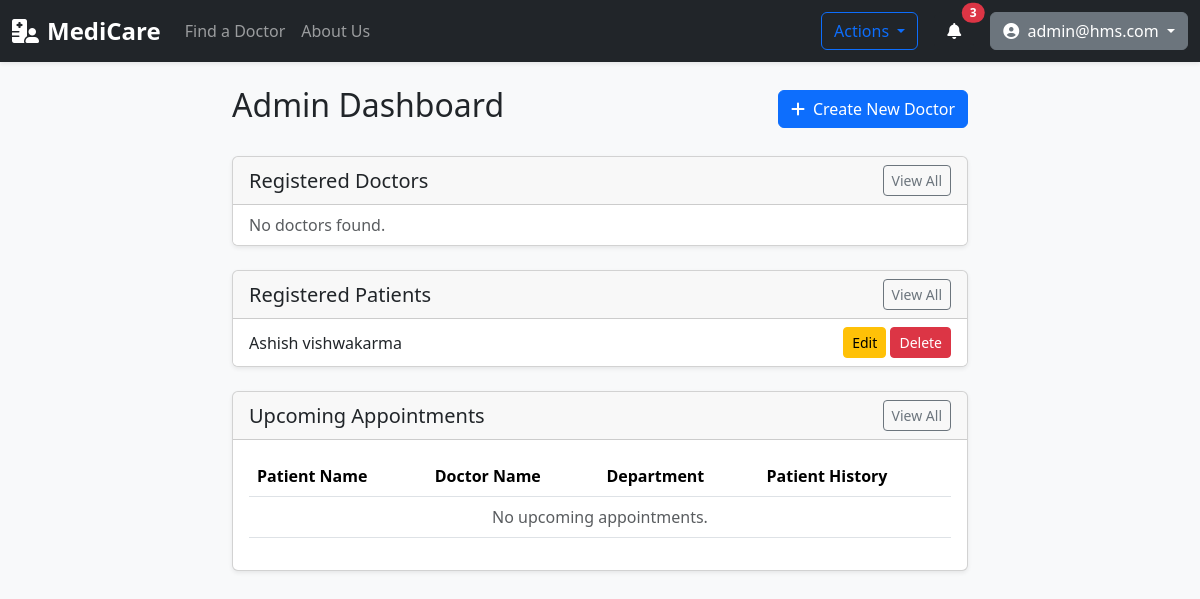
The app's page /admin/dashboard (signed in), older data.
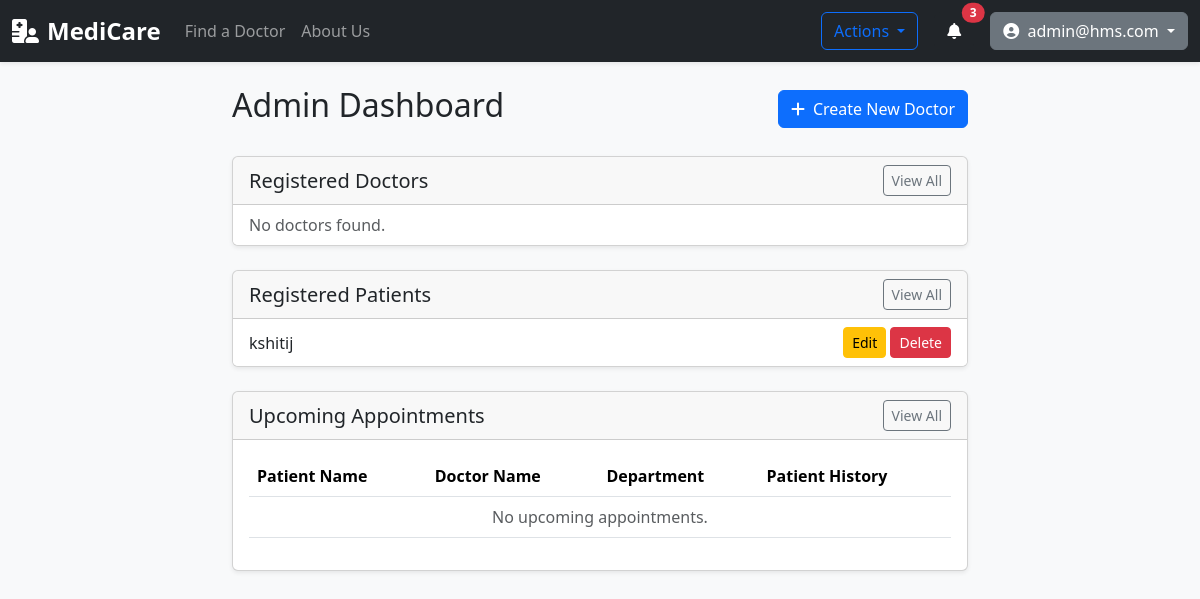
The same page, newer data.
### app/models.py (models this page shows, shortened)
class User(db.Model, UserMixin):
    __tablename__ = 'user'
    id = db.Column(db.Integer, primary_key=True)
    email = db.Column(db.String(120), unique=True, nullable=False)
    password_hash = db.Column(db.String(128), nullable=False)
    role = db.Column(db.String(10), nullable=False)  # 'admin', 'doctor', 'patient'
    created_at = db.Column(db.DateTime, default=datetime.utcnow)
    doctor_profile = db.relationship('DoctorProfile', backref='user', uselist=False, cascade="all, delete-orphan")
    patient_profile = db.relationship('PatientProfile', backref='user', uselist=False, cascade="all, delete-orphan")
    doctor_appointments = db.relationship('Appointment', foreign_keys='Appointment.doctor_id', backref='doctor', lazy=True)
    patient_appointments = db.relationship('Appointment', foreign_keys='Appointment.patient_id', backref='patient', lazy=True)
    availabilities = db.relationship('Availability', backref='doctor', lazy=True, cascade="all, delete-orphan")
    notifications = db.relationship('Notification', backref='user', lazy=True, cascade="all, delete-orphan")
    reviews_given = db.relationship('DoctorReview', foreign_keys='DoctorReview.patient_id', backref='patient', lazy=True)
    reviews_received = db.relationship('DoctorReview', foreign_keys='DoctorReview.doctor_id', backref='doctor', lazy=True)
    @property
    def password(self):
        raise AttributeError('password is not a readable attribute')

class PatientProfile(db.Model):
    __tablename__ = 'patient_profile'
    id = db.Column(db.Integer, primary_key=True)
    user_id = db.Column(db.Integer, db.ForeignKey('user.id'), nullable=False, unique=True)
    full_name = db.Column(db.String(100), nullable=False)
    date_of_birth = db.Column(db.Date)
    gender = db.Column(db.String(10))
    contact_number = db.Column(db.String(20))
    blood_group = db.Column(db.String(5))
    allergies = db.Column(db.Text)
    documents = db.relationship('MedicalDocument', backref='patient', lazy=True)

### app/routes/admin_routes.py (the view)
@admin_bp.route('/dashboard')
@login_required
def dashboard():
    if current_user.role != 'admin':
        flash('You are not authorized to access this page.', 'danger')
        return redirect(url_for('main.home'))
    doctors = User.query.filter_by(role='doctor').limit(5).all()
    patients = User.query.filter_by(role='patient').limit(5).all()
    upcoming_appointments = Appointment.query.filter(
        Appointment.status == 'Booked',
        Appointment.appointment_datetime >= datetime.now()
    ).order_by(Appointment.appointment_datetime.asc()).limit(5).all()
    return render_template(
        'admin/dashboard.html',
        title='Admin Dashboard',
        doctors=doctors,
        patients=patients,
        appointments=upcoming_appointments
    )

### app/models.py (called while the page is built)
@login_manager.user_loader
def load_user(user_id):
    return User.query.get(int(user_id))

### app/templates/admin/dashboard.html
{% extends "layout.html" %}
{% block content %}
    <div class="d-flex justify-content-between align-items-center mb-4">
        <h2>Admin Dashboard</h2>
        <div>
            <a href="{{ url_for('admin.add_doctor') }}" class="btn btn-primary">
                <i class="fas fa-plus me-2"></i>Create New Doctor
            </a>
        </div>
    </div>
    <div class="card shadow-sm mb-4">
        <div class="card-header d-flex justify-content-between align-items-center">
            <h5 class="mb-0">Registered Doctors</h5>
            <a href="{{ url_for('admin.manage_doctors') }}" class="btn btn-sm btn-outline-secondary">View All</a>
        </div>
        <ul class="list-group list-group-flush">
            {% for doctor in doctors %}
            <li class="list-group-item d-flex justify-content-between align-items-center">
                Dr. {{ doctor.doctor_profile.full_name }}
                <div>
                    <a href="{{ url_for('admin.edit_doctor', user_id=doctor.id) }}" class="btn btn-sm btn-warning">Edit</a>
                    <form action="{{ url_for('admin.delete_doctor', user_id=doctor.id) }}" method="POST" class="d-inline" onsubmit="return confirm('Are you sure you want to delete this doctor?');">
                        <button type="submit" class="btn btn-sm btn-danger">Delete</button>
                    </form>
                </div>
            </li>
            {% else %}
            <li class="list-group-item text-muted">No doctors found.</li>
            {% endfor %}
        </ul>
    </div>
    <div class="card shadow-sm mb-4">
        <div class="card-header d-flex justify-content-between align-items-center">
            <h5 class="mb-0">Registered Patients</h5>
            <a href="{{ url_for('admin.manage_patients') }}" class="btn btn-sm btn-outline-secondary">View All</a>
        </div>
        <ul class="list-group list-group-flush">
            {% for patient in patients %}
            <li class="list-group-item d-flex justify-content-between align-items-center">
                {{ patient.patient_profile.full_name }}
                <div>
                    <a href="#" class="btn btn-sm btn-warning">Edit</a>
                    <a href="#" class="btn btn-sm btn-danger">Delete</a>
                </div>
            </li>
            {% else %}
            <li class="list-group-item text-muted">No patients found.</li>
            {% endfor %}
        </ul>
    </div>
    <div class="card shadow-sm">
        <div class="card-header d-flex justify-content-between align-items-center">
            <h5 class="mb-0">Upcoming Appointments</h5>
            <a href="#" class="btn btn-sm btn-outline-secondary">View All</a>
        </div>
        <div class="card-body">
            <div class="table-responsive">
                <table class="table table-hover align-middle">
                    <thead>
                        <tr>
                            <th>Patient Name</th>
                            <th>Doctor Name</th>
                            <th>Department</th>
                            <th>Patient History</th>
                        </tr>
                    </thead>
                    <tbody>
                        {% for appt in appointments %}
                        <tr>
                            <td>{{ appt.patient.patient_profile.full_name }}</td>
                            <td>Dr. {{ appt.doctor.doctor_profile.full_name }}</td>
                            <td>{{ appt.doctor.doctor_profile.department.name }}</td>
                            <td>
                                <a href="#" class="btn btn-sm btn-outline-info">View</a>
                            </td>
                        </tr>
                        {% else %}
                        <tr>
                            <td colspan="4" class="text-center text-muted">No upcoming appointments.</td>
                        </tr>
                        {% endfor %}
                    </tbody>
                </table>
            </div>
        </div>
    </div>
{% endblock content %}

Row changes from the older to the newer data that the page shows:
removed User: patient_profile.full_name "Ashish vishwakarma"
added User: patient_profile.full_name "kshitij"
